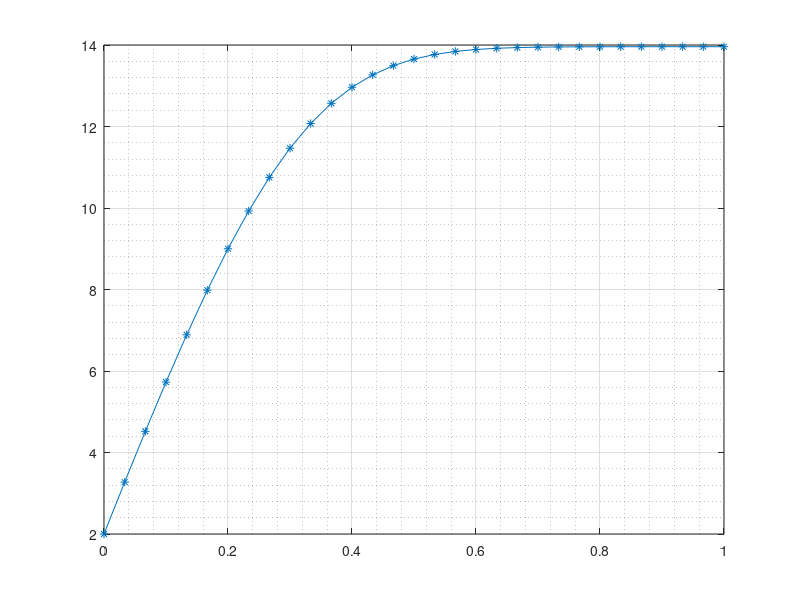

Reproduce this figure in MATLAB.
% Ecuacion de Poisson con condiciones Robin
%
% Programa que resuelve la ecuacion de Poisson con condiciones de contorno
% Dirichlet-Robin, usando Diferencias Finitas
%
% -K0*u''(x) = Q(x), 0<x<L
% u(0) = a; K0*u'(L) + H1*u(L) = H2*uE

% paramwetros del problema:
L=1; K0=1; a=2; H1=0; H2=1; uE=0;
Q =@(x) (100*exp(-20*(x-0.3).^2));
%Q=@(x) (100*(x<0.7));

% parametros del meodos de resolucion
N=30;

%% Armado de la matriz
h = L/N;
unos = ones(N+2,1);
diagonales = [-1*unos 2*unos -1*unos];
matriz = spdiags(diagonales, [-1 0 1], N+2, N+2);
matriz(1,[1:2])=[1 0];
matriz(N+2, [N:N+2]) = [-1 2*h*H1/K0 1];

% Armado del lado derecho

x = linspace(0,L,N+1)';
F =[a; h^2/K0*Q(x(2:N+1)); 2*h*H2*uE/K0];

% Resolucion

U = matriz\F;

U(N+2) = []; % otra forma: U = U(1:N+1);
% Otra forma
%
figure(1)
plot(x,U,'*-')
grid on;
grid minor;